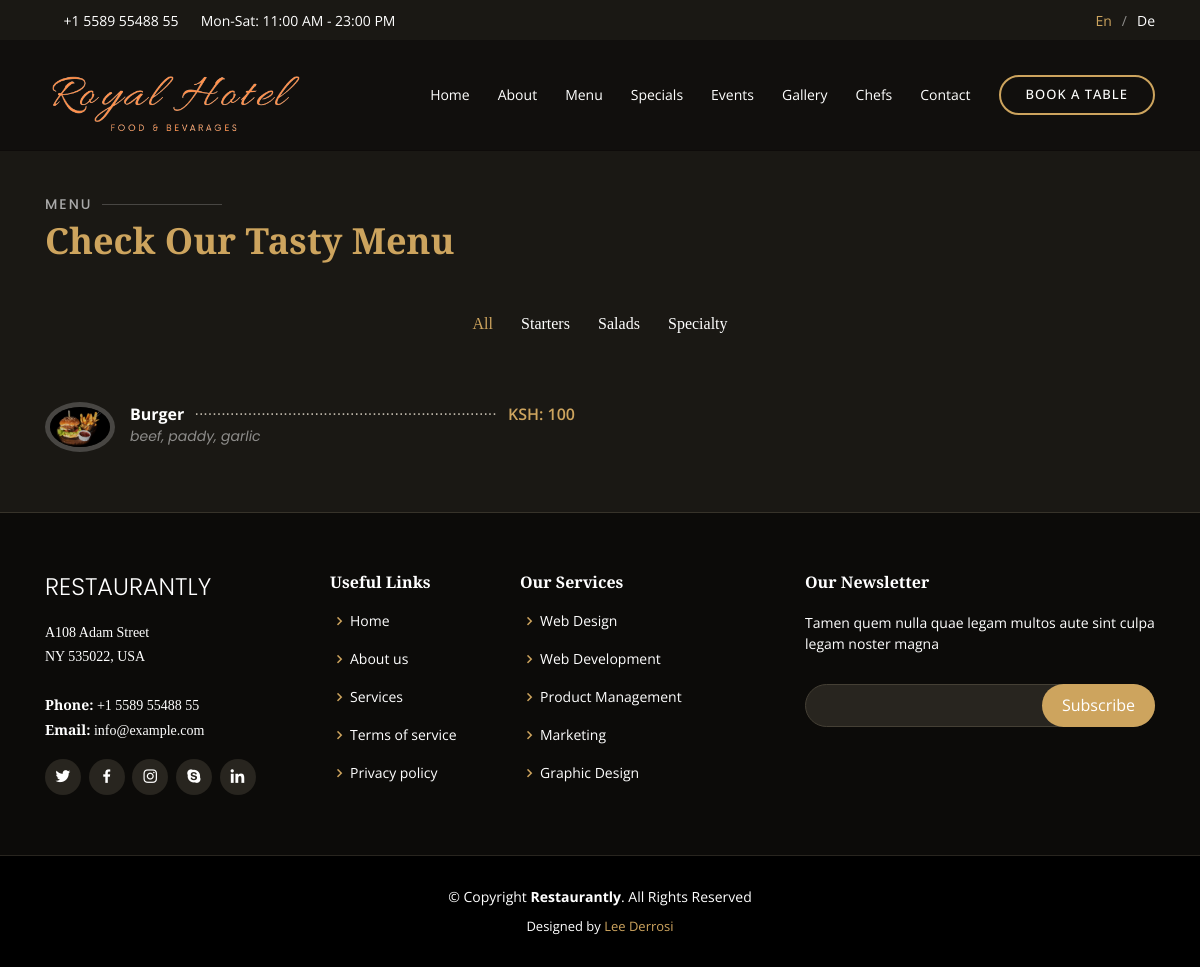
The app's page /menu/, older data.
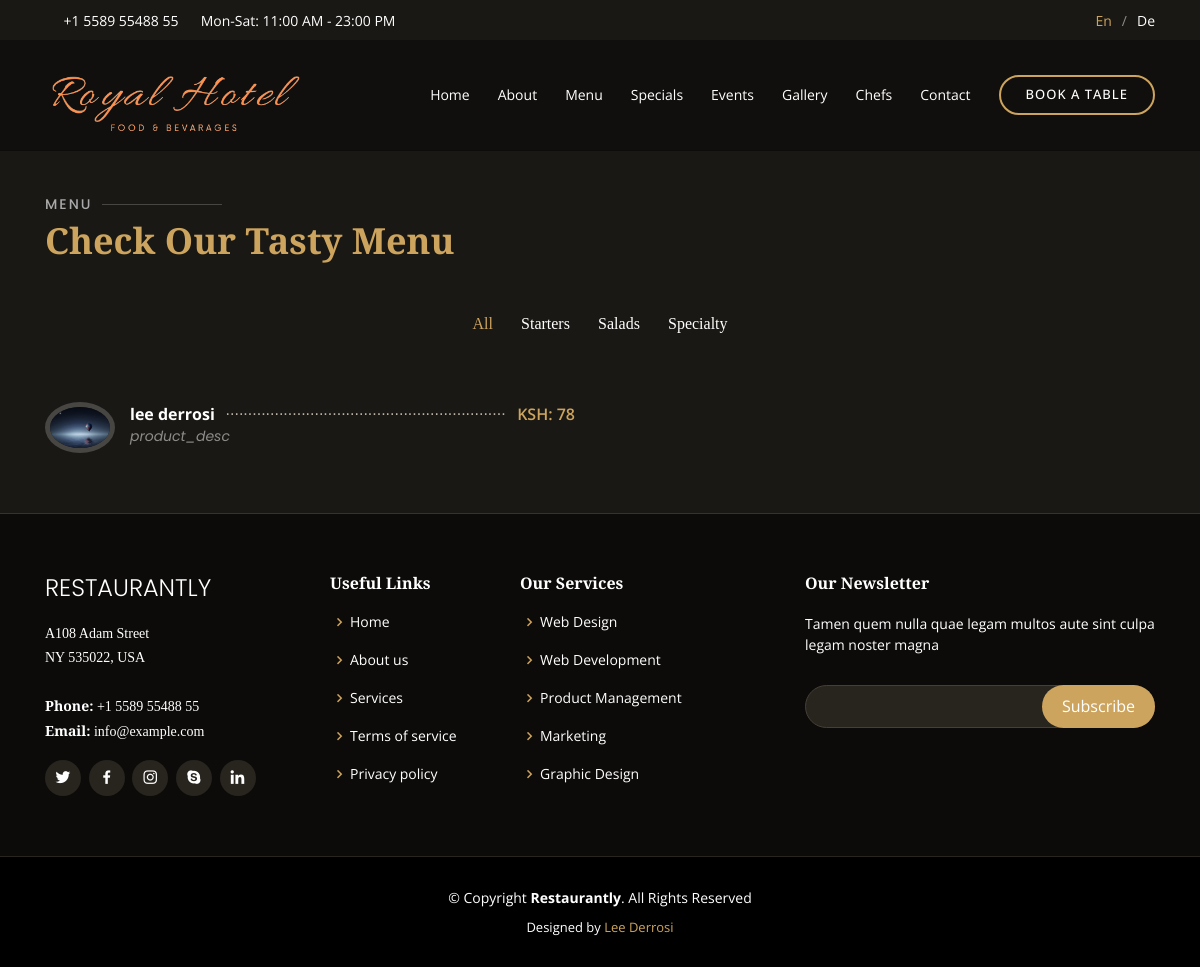
The same page, newer data.
### Restaurant/models.py (models this page shows, shortened)
class Menu(models.Model):
    name = models.CharField(max_length=50)
    price = models.IntegerField()
    description = models.TextField()
    sauces = models.CharField(max_length=100)
    ingredients = models.TextField()
    image_1 = models.ImageField(upload_to='images/food/')
    image_2 = models.ImageField(upload_to='images/food/')
    image_3 = models.ImageField(upload_to='images/food/')
    image_4 = models.ImageField(upload_to='images/food/')

### Restaurant/views.py (the view)
# urls.py: path('menu/', views.menu, name="menu"),
def menu(request):
    menulist = Menu.objects.all()
    return render(request, 'menu.html', {'menulist': menulist})

### templates/menu.html (shortened to what this page needs)
{% extends 'base.html' %}
{% block body %}
    {% load static %}
        <section id="menu" class="menu section-bg">
            <div class="container" data-aos="fade-up">
                <div class="section-title">
                    <h2>Menu</h2>
                    <p>Check Our Tasty Menu</p>
                </div>
                <div class="row" data-aos="fade-up" data-aos-delay="100">
                    <div class="col-lg-12 d-flex justify-content-center">
                        <ul id="menu-flters">
                            <li data-filter="*" class="filter-active">All</li>
                            <li data-filter=".filter-starters">Starters</li>
                            <li data-filter=".filter-salads">Salads</li>
                            <li data-filter=".filter-specialty">Specialty</li>
                        </ul>
                    </div>
                </div>
                <div class="row menu-container" data-aos="fade-up" data-aos-delay="200">
                    {% for menu in menulist %}
                        <div class="col-lg-6 menu-item filter-starters">
                        <img src="{{menu.image_1.url}}" class="menu-img" alt="lobster">
                        <div class="menu-content">
                            <a href="{% url 'product' menu.id %}">{{ menu.name}}</a><span>KSH: {{menu.price}}</span>
                        </div>
                        <div class="menu-ingredients">
                            {{ menu.ingredients}}
                        </div>
                    </div>
                    {% endfor %}
                </div>
            </div>
        </section>
{% endblock body %}

### templates/base.html (shortened to what this page needs)
{% load static %}
<!DOCTYPE html>
<html lang="en">
<head>
    <link href="{% static '/vendor/bootstrap/css/bootstrap.min.css' %}" rel="stylesheet">
    <link href="{% static '/vendor/icofont/icofont.min.css' %}" rel="stylesheet">
    <link href="{% static '/vendor/boxicons/css/boxicons.min.css' %}" rel="stylesheet">
    <link href="{% static '/vendor/animate.css/animate.min.css' %}" rel="stylesheet">
    <link href="{% static '/vendor/owl.carousel/assets/owl.carousel.min.css' %}" rel="stylesheet">
    <link href="{% static '/vendor/venobox/venobox.css' %}" rel="stylesheet">
    <link href="{% static '/vendor/aos/aos.css' %}" rel="stylesheet">
    <link href="{% static '/css/style.css' %}" rel="stylesheet">
</head>
<body>
<div id="topbar" class="d-flex align-items-center fixed-top">
    <div class="container d-flex">
        <div class="contact-info mr-auto">
            <i class="icofont-phone"></i> +1 5589 55488 55
            <span class="d-none d-lg-inline-block"><i class="icofont-clock-time icofont-rotate-180"></i> Mon-Sat: 11:00 AM - 23:00 PM</span>
        </div>
        <div class="languages">
            <ul>
                <li>En</li>
                <li><a href="#">De</a></li>
            </ul>
        </div>
    </div>
</div>
<header id="header" class="fixed-top">
    <div class="container d-flex align-items-center">
         <a href="{% url 'home' %}" class="logo mr-auto"><img src="{% static 'img/logo.png' %}" alt="" class="img-fluid"></a>
        <nav class="nav-menu d-none d-lg-block">
            <ul>
                <li><a href="{% url 'home' %}">Home</a></li>
                <li><a href="#about">About</a></li>
                <li><a href="{% url 'menu' %}">Menu</a></li>
                <li><a href="#specials">Specials</a></li>
                <li><a href="#events">Events</a></li>
                <li><a href="#gallery">Gallery</a></li>
                <li><a href="#chefs">Chefs</a></li>
                <li><a href="#contact">Contact</a></li>
                <li class="book-a-table text-center"><a href="#book-a-table">Book a table</a></li>
            </ul>
        </nav>
    </div>
</header>
{% block body %}
{% endblock body %}
<footer id="footer">
    <div class="footer-top">
        <div class="container">
            <div class="row">
                <div class="col-lg-3 col-md-6">
                    <div class="footer-info">
                        <h3>Restaurantly</h3>
                        <p>
                            A108 Adam Street <br>
                            NY 535022, USA<br><br>
                            <strong>Phone:</strong> +1 5589 55488 55<br>
                            <strong>Email:</strong> info@example.com<br>
                        </p>
                        <div class="social-links mt-3">
                            <a href="#" class="twitter"><i class="bx bxl-twitter"></i></a>
                            <a href="#" class="facebook"><i class="bx bxl-facebook"></i></a>
                            <a href="#" class="instagram"><i class="bx bxl-instagram"></i></a>
                            <a href="#" class="google-plus"><i class="bx bxl-skype"></i></a>
                            <a href="#" class="linkedin"><i class="bx bxl-linkedin"></i></a>
                        </div>
                    </div>
                </div>
                <div class="col-lg-2 col-md-6 footer-links">
                    <h4>Useful Links</h4>
                    <ul>
                        <li><i class="bx bx-chevron-right"></i> <a href="#">Home</a></li>
                        <li><i class="bx bx-chevron-right"></i> <a href="#">About us</a></li>
                        <li><i class="bx bx-chevron-right"></i> <a href="#">Services</a></li>
                        <li><i class="bx bx-chevron-right"></i> <a href="#">Terms of service</a></li>
                        <li><i class="bx bx-chevron-right"></i> <a href="#">Privacy policy</a></li>
                    </ul>
                </div>
                <div class="col-lg-3 col-md-6 footer-links">
                    <h4>Our Services</h4>
                    <ul>
                        <li><i class="bx bx-chevron-right"></i> <a href="#">Web Design</a></li>
                        <li><i class="bx bx-chevron-right"></i> <a href="#">Web Development</a></li>
                        <li><i class="bx bx-chevron-right"></i> <a href="#">Product Management</a></li>
                        <li><i class="bx bx-chevron-right"></i> <a href="#">Marketing</a></li>
                        <li><i class="bx bx-chevron-right"></i> <a href="#">Graphic Design</a></li>
                    </ul>
                </div>
                <div class="col-lg-4 col-md-6 footer-newsletter">
                    <h4>Our Newsletter</h4>
                    <p>Tamen quem nulla quae legam multos aute sint culpa legam noster magna</p>
                    <form action="" method="post">
                        <input type="email" name="email"><input type="submit" value="Subscribe">
                    </form>
                </div>
            </div>
        </div>
    </div>
    <div class="container">
        <div class="copyright">
            &copy; Copyright <strong><span>Restaurantly</span></strong>. All Rights Reserved
        </div>
        <div class="credits">
            Designed by <a href="#">Lee Derrosi</a>
        </div>
    </div>
</footer>
</body>
</html>

Row changes from the older to the newer data that the page shows:
removed Menu: image_1 (picture), name "Burger", price "100", ingredients "beef, paddy, garlic"
added Menu: image_1 (picture), name "lee derrosi", price "78", ingredients "product_desc"
